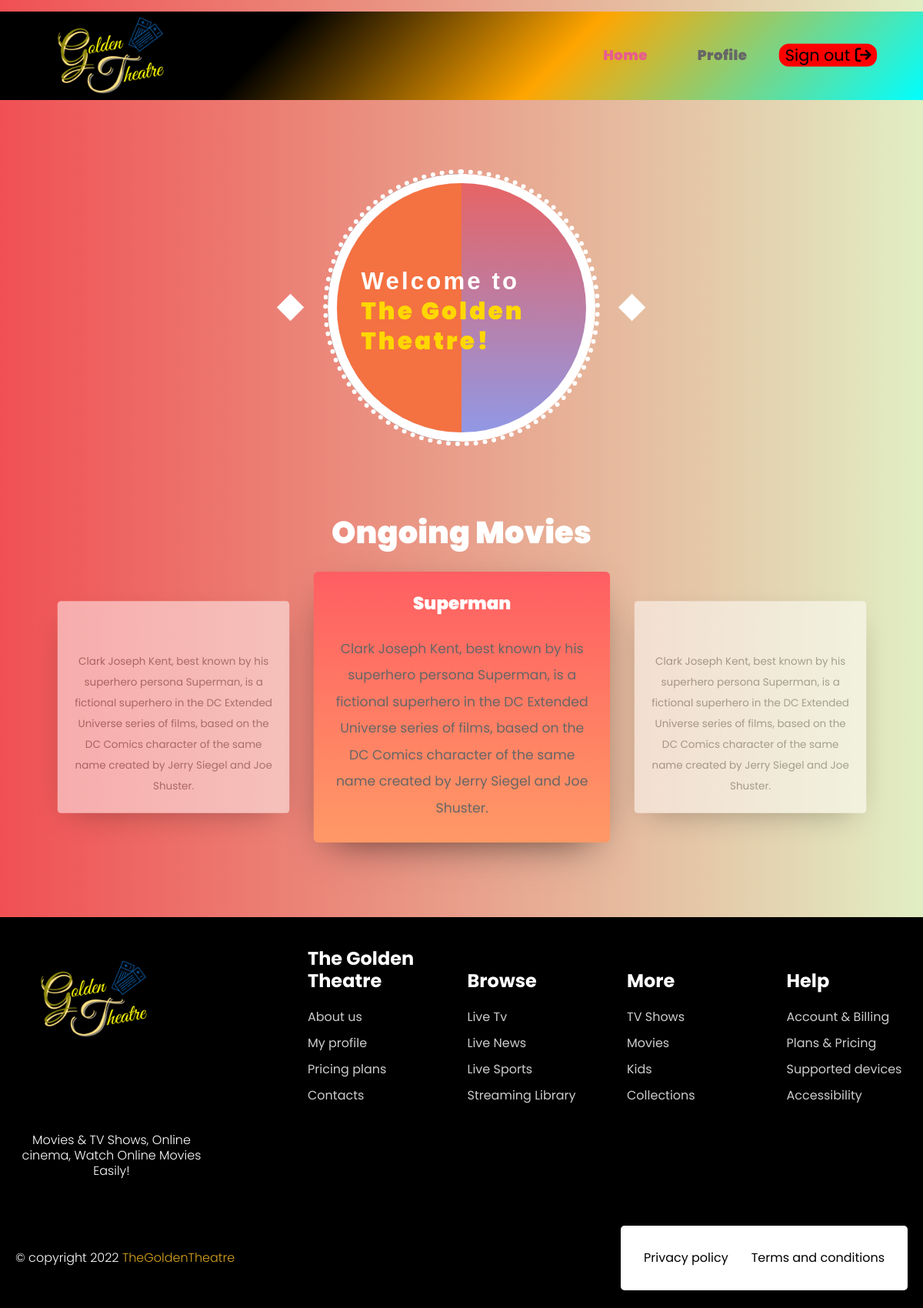
The page /Authentication/home/index.html on the database its author committed.
### Booking/models.py (models this page shows)
class MovieDetails(models.Model):
    moviename = models.CharField(max_length=255)
    description = models.CharField(max_length=255)
    certification = models.CharField(max_length=255)
    screen_no = models.IntegerField()
    total_seats = models.IntegerField()
    seat_price = models.IntegerField(blank=True,null=True)
    image = models.ImageField(upload_to='img/',default='slide-1.jpg',null=True)

### Authentication/views.py (the view)
# urls.py: path('home/<str:username>', views.home, name='home'),
def home(request, username):
    return render (request, 'homepage.html',{'movies':MovieDetails.objects.all(), 'username':username})

### Authentication/templates/homepage.html (shortened to what this page needs)
{% load static %}
<!doctype html>
<html>
<head>
<link href="https://cdn.jsdelivr.net/npm/bootstrap@5.0.2/dist/css/bootstrap.min.css" rel="stylesheet">
<link rel="stylesheet" href="https://cdnjs.cloudflare.com/ajax/libs/font-awesome/4.7.0/css/font-awesome.min.css">
<link rel="stylesheet" type="text/css" href="{% static 'Authentication/owl.carousel.min.css' %}">
<link rel="stylesheet" type="text/css" href="{% static 'Authentication/styles_homepage.css' %}">
<link rel="stylesheet" type="text/css" href="{% static 'Authentication/style_homepage.css' %}">
<link rel="stylesheet" href="https://cdnjs.cloudflare.com/ajax/libs/font-awesome/6.2.0/css/all.min.css" />
</head>
<body>
	<header style="min-height: 115px;background: linear-gradient(135deg,black 30%, orange 60%, cyan);" class="header-area header-sticky">
		<div class="container">
			<div class="row">
				<div class="col-12">
					<nav class="main-nav">
							<img style="margin-top:-44px;width:200px;height:auto;" src="{% static 'logo.png' %}">
						<ul style="margin-top:30px;transform:scale(1.3)" class="nav">
							<li><a href="#" style="margin-right:20px;font-weight:900" class="active">Home</a></li>
							<li><a href="{% url 'Authentication:viewprofile' username %}" style="font-weight:900">Profile</a></li>
                            <a style="height: 23px;
                                        background-color: red;
                                        margin-top: 12px;
                                        padding-left: 6px;
                                        padding-right: 6px;
                                        margin-left: 17px;
                                        border-radius: 10px;" href="{% url 'Authentication:index' %}" class="navbar-signin">
                                <span style="color:black">Sign out<i style="margin-left:5px;" class="fas fa-sign-out"></i></span>
                              </a>
						</ul>
					</nav>
				</div>
			</div>
		</div>
	</header>
	<body>
		<div style="margin-top:50px;" class="animation01">
		</div>
		<div class="animation02">
			<div class="rhombus_box">
				<span class="rhombus_item_wrapper rhombus_item01_wrapper"><span class="rhombus_item"></span></span>
				<span class="rhombus_item_wrapper rhombus_item02_wrapper"><span class="rhombus_item"></span></span>
			</div>
			<div class="double_content">
				<div class="double_wrapper02 dotted02"><div class="dotted_hide"><div class="double_wrapper01 dotted01"></div></div></div>
				<div class="double_wrapper02 white02"><div class="double_wrapper01 white01"></div></div>
				<div class="double_wrapper02 gray02"><div class="double_wrapper01 gray01"></div></div>
				<div class="double_wrapper02 orange02"><div class="double_wrapper01 orange01"></div></div>
			</div>
			<div class="name">
				<p class="textanim" style="margin-left:-90px;margin-top:-40px;transform:scale(1.3);font-weight:900">Welcome to <br> <span style="color:gold;">The Golden Theatre!</span></p>
			</div>
		</div>
	</body>
<section id="slider" class="pt-5">
  <div class="container">
    <h1 style="margin-top:500px;" class="text-center"><b>Ongoing Movies</b></h1>
	  <div class="slider">
				<div class="owl-carousel">
					{% for movie in movies %}
					<div class="slider-card">
						<h5 class="mb-0 text-center"><b>{{movie.moviename}}</b></h5>
						<p class="text-center p-4">{{movie.description}}</p>
					</div>
					{% endfor %}
				</div>
			</div>
  </div>
</section>
<footer style="padding:20px;background-color:black">
	<div  class="footer-content">
	  <div class="footer-brand">
		<img src="{% static 'logo.png' %}" alt="" class="footer-logo">
		<p class="slogan">Movies & TV Shows, Online cinema,
		 Watch Online Movies Easily!</p>
		<div class="social-link">
		  <a href="#">
		  </a>
		  <a href="#">
		  </a>
		  <a href="#">
		  </a>
		  <a href="#">
		  </a>
		  <a href="#">
		  </a>
		</div>
	  </div>
	  <div class="footer-links">
		<ul style="margin-top:20px;">
		  <h4 class="link-heading">The Golden Theatre</h4>
		  <li class="link-item"><a href="#">About us</a></li>
		  <li class="link-item"><a href="#">My profile</a></li>
		  <li class="link-item"><a href="#">Pricing plans</a></li>
		  <li class="link-item"><a href="#">Contacts</a></li>
		</ul>
		<ul>
		  <h4 class="link-heading">Browse</h4>
		  <li class="link-item"><a href="#">Live Tv</a></li>
		  <li class="link-item"><a href="#">Live News</a></li>
		  <li class="link-item"><a href="#">Live Sports</a></li>
		  <li class="link-item"><a href="#">Streaming Library</a></li>
		</ul>
		<ul>
		  <h4 class="link-heading">More</h4>
		  <li class="link-item"><a href="#">TV Shows</a></li>
		  <li class="link-item"><a href="#">Movies</a></li>
		  <li class="link-item"><a href="#">Kids</a></li>
		  <li class="link-item"><a href="#">Collections</a></li>
		</ul>
		<ul>
		  <h4 class="link-heading">Help</h4>
		  <li class="link-item"><a href="#">Account & Billing</a></li>
		  <li class="link-item"><a href="#">Plans & Pricing</a></li>
		  <li class="link-item"><a href="#">Supported devices</a></li>
		  <li class="link-item"><a href="#">Accessibility</a></li>
		</ul>
	  </div>
	</div>
	<div style="margin-top:-150px" class="footer-copyright">
	  <div class="copyright">
		<p>&copy; copyright 2022 <span style="color:goldenrod">TheGoldenTheatre</span>
	  </div>
	  <div class="wrapper">
		<a style="color:black" href="#">Privacy policy</a>
		<a style="color:black" href="#">Terms and conditions</a>
	  </div>
	</div>
  </footer>
</body>
</html>
{% load static %}

### Authentication/static/Authentication/styles_homepage.css (style rules this page uses)
html { scroll-behavior: smooth; }
body { font-family: 'Noto Sans HK', sans-serif; background: #fff; }
.slider { margin-bottom: 30px; position: relative; }
.slider .owl-item.active.center .slider-card { transform: scale(1.15); opacity: 1; background: #ff9966; background: -webkit-linear-gradient(to bottom, #ff5e62, #ff9966); background: linear-gradient(to bottom, #ff5e62, #ff9966); color: #fff; }
.slider-card { background: #fff; padding: 0px 0px; margin: 50px 15px 90px 15px; border-radius: 5px; box-shadow: 0 15px 45px -20px rgb(0 0 0 / 73%); transform: scale(0.9); opacity: 0.5; transition: all 0.3s; }

### Authentication/static/Authentication/style_homepage.css (style rules this page uses)
html, body, div, span, applet, object, iframe, h1, h2, h3, h4, h5, h6, p, blockquote, div pre, a, abbr, acronym, address, big, cite, code, del, dfn, em, font, img, ins, kbd, q, s, samp, small, strike, strong, sub, sup, tt, var, b, u, i, center, dl, dt, dd, ol, ul, li, figure, header, nav, section, article, aside, footer, figcaption { margin: 0; padding: 0; border: 0; outline: 0; }
ul, li { padding: 0; margin: 0; list-style: none; }
header, nav, section, article, aside, footer, hgroup { display: block; }
* { box-sizing: border-box; }
html, body { font-family: 'Poppins', sans-serif; font-weight: 400; background-color: #1e1e1e; font-size: 16px; -ms-text-size-adjust: 100%; -webkit-font-smoothing: antialiased; -moz-osx-font-smoothing: grayscale; }
a { color: #CCC; text-decoration: none !important; }
h1, h2, h3, h4, h5, h6 { margin-top: 0px; margin-bottom: 0px; color: #fff; font-weight: 700; }
ul { margin-bottom: 0px; }
p { font-size: 15px; line-height: 30px; color: #fff; }
img { width: 100%; overflow: hidden; }
html, body { background: #1f2122; font-family: 'Poppins', sans-serif; }
p { font-size: 15px; color: #666; line-height: 30px; margin-bottom: 0px; }
section { margin-top: 120px; }
.header-area { background-color: transparent; position: absolute; height: 70px; top: 15px; left: 0; right: 0; z-index: 100; -webkit-transition: all .5s ease 0s; -moz-transition: all .5s ease 0s; -o-transition: all .5s ease 0s; transition: all .5s ease 0s; }
.header-area .main-nav { min-height: 80px; background: transparent; display: flex; padding: 15px 0px; border-radius: 50px; }
.header-area .main-nav .nav { display: inline-flex; flex-basis: 70%; justify-content: flex-end; vertical-align: middle; text-align: right; margin-top: 0px; margin-right: 0px; -webkit-transition: all 0.3s ease 0s; -moz-transition: all 0.3s ease 0s; -o-transition: all 0.3s ease 0s; transition: all 0.3s ease 0s; position: relative; z-index: 999; }
.header-area .main-nav .nav li { padding-left: 10px; padding-right: 10px; display: inline-block; }
.header-area .main-nav .nav li a { display: block; font-weight: 400; font-size: 14px; text-transform: capitalize; color: #666; -webkit-transition: all 0.3s ease 0s; -moz-transition: all 0.3s ease 0s; -o-transition: all 0.3s ease 0s; transition: all 0.3s ease 0s; border: transparent; padding: 13px 10px; border-radius: 18px; letter-spacing: .3px; }
.header-area .main-nav .nav li:hover a, .header-area .main-nav .nav li a.active { color: #e75e8d !important; }
.header-area.header-sticky { min-height: 70px; }
.header-area.header-sticky .nav li a.active { color: #fff; }
@media (max-width: 1200px) { .header-area .main-nav .nav li { padding-left: 10px; padding-right: 10px; } }
@media (max-width: 1200px) { .header-area .main-nav:before { display: none; } }
footer p { text-align: center; padding: 30px 0px; color: #fff; font-weight: 300; }
body { overflow-x: hidden; }
@media (max-width: 1200px) { .header-area .main-nav .nav li { padding-right: 5px; padding-left: 5px; } }
* { margin: 0; padding: 0; box-sizing: border-box; font-family: 'Poppins', sans-serif; }
html,body { display: grid; height: 100%; width: 100%; place-items: center; background: #e1eec3; background: -webkit-linear-gradient(to right, #f05053, #e1eec3); background: linear-gradient(to right, #f05053, #e1eec3); }
.wrapper { overflow: hidden; max-width: 390px; background: #fff; padding: 30px; border-radius: 5px; box-shadow: 0px 15px 20px rgba(0,0,0,0.1); }

### rows shown on the page
MovieDetails: moviename "Superman", description "Clark Joseph Kent, best known by his superhero persona Superman, is a fictional superhero in the DC Extended Universe series of films, based on the DC Comics character of the same name created by Jerry Siegel and Joe Shuster."
